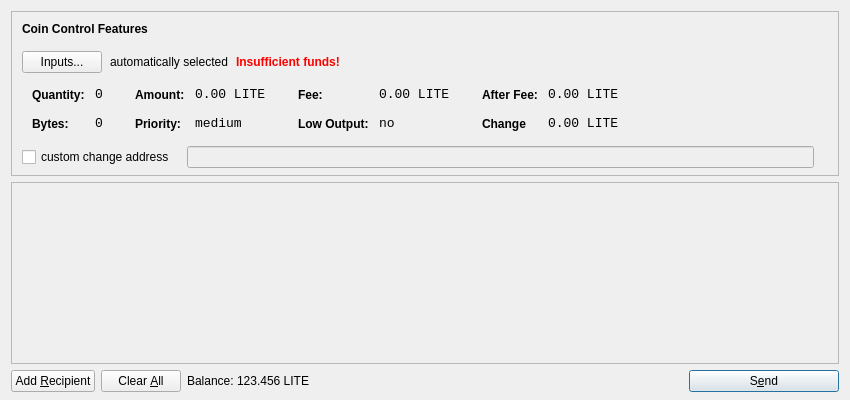
<?xml version="1.0" encoding="UTF-8"?>
<ui version="4.0">
 <class>SendCoinsDialog</class>
 <widget class="QDialog" name="SendCoinsDialog">
  <property name="geometry">
   <rect>
    <x>0</x>
    <y>0</y>
    <width>850</width>
    <height>400</height>
   </rect>
  </property>
  <property name="windowTitle">
   <string>Send Coins</string>
  </property>
  <layout class="QVBoxLayout" name="verticalLayout" stretch="0,1,0">
   <property name="bottomMargin">
    <number>8</number>
   </property>
   <item>
    <widget class="QFrame" name="frameCoinControl">
     <property name="sizePolicy">
      <sizepolicy hsizetype="Expanding" vsizetype="Expanding">
       <horstretch>0</horstretch>
       <verstretch>0</verstretch>
      </sizepolicy>
     </property>
     <property name="maximumSize">
      <size>
       <width>16777215</width>
       <height>16777215</height>
      </size>
     </property>
     <property name="frameShape">
      <enum>QFrame::StyledPanel</enum>
     </property>
     <property name="frameShadow">
      <enum>QFrame::Sunken</enum>
     </property>
     <layout class="QVBoxLayout" name="verticalLayoutCoinControl2">
      <property name="spacing">
       <number>-1</number>
      </property>
      <property name="leftMargin">
       <number>0</number>
      </property>
      <property name="topMargin">
       <number>0</number>
      </property>
      <property name="rightMargin">
       <number>0</number>
      </property>
      <property name="bottomMargin">
       <number>6</number>
      </property>
      <item>
       <layout class="QVBoxLayout" name="verticalLayoutCoinControl" stretch="0,0,0,0,1">
        <property name="spacing">
         <number>0</number>
        </property>
        <property name="leftMargin">
         <number>10</number>
        </property>
        <property name="topMargin">
         <number>10</number>
        </property>
        <item>
         <layout class="QHBoxLayout" name="horizontalLayoutCoinControl1">
          <property name="bottomMargin">
           <number>15</number>
          </property>
          <item>
           <widget class="QLabel" name="labelCoinControlFeatures">
            <property name="sizePolicy">
             <sizepolicy hsizetype="Preferred" vsizetype="Maximum">
              <horstretch>0</horstretch>
              <verstretch>0</verstretch>
             </sizepolicy>
            </property>
            <property name="font">
             <font>
              <weight>75</weight>
              <bold>true</bold>
             </font>
            </property>
            <property name="styleSheet">
             <string notr="true">font-weight:bold;</string>
            </property>
            <property name="text">
             <string>Coin Control Features</string>
            </property>
           </widget>
          </item>
         </layout>
        </item>
        <item>
         <layout class="QHBoxLayout" name="horizontalLayoutCoinControl2" stretch="0,0,0,0">
          <property name="spacing">
           <number>8</number>
          </property>
          <property name="bottomMargin">
           <number>10</number>
          </property>
          <item>
           <widget class="QPushButton" name="pushButtonCoinControl">
            <property name="styleSheet">
             <string notr="true"/>
            </property>
            <property name="text">
             <string>Inputs...</string>
            </property>
           </widget>
          </item>
          <item>
           <widget class="QLabel" name="labelCoinControlAutomaticallySelected">
            <property name="text">
             <string>automatically selected</string>
            </property>
            <property name="margin">
             <number>5</number>
            </property>
           </widget>
          </item>
          <item>
           <widget class="QLabel" name="labelCoinControlInsuffFunds">
            <property name="font">
             <font>
              <weight>75</weight>
              <bold>true</bold>
             </font>
            </property>
            <property name="styleSheet">
             <string notr="true">color:red;font-weight:bold;</string>
            </property>
            <property name="text">
             <string>Insufficient funds!</string>
            </property>
            <property name="margin">
             <number>5</number>
            </property>
           </widget>
          </item>
          <item>
           <spacer name="horizontalSpacerCoinControl">
            <property name="orientation">
             <enum>Qt::Horizontal</enum>
            </property>
            <property name="sizeHint" stdset="0">
             <size>
              <width>40</width>
              <height>1</height>
             </size>
            </property>
           </spacer>
          </item>
         </layout>
        </item>
        <item>
         <widget class="QWidget" name="widgetCoinControl" native="true">
          <property name="sizePolicy">
           <sizepolicy hsizetype="Preferred" vsizetype="Preferred">
            <horstretch>0</horstretch>
            <verstretch>0</verstretch>
           </sizepolicy>
          </property>
          <property name="minimumSize">
           <size>
            <width>0</width>
            <height>0</height>
           </size>
          </property>
          <property name="styleSheet">
           <string notr="true"/>
          </property>
          <layout class="QHBoxLayout" name="horizontalLayoutCoinControl5">
           <property name="margin">
            <number>0</number>
           </property>
           <item>
            <layout class="QHBoxLayout" name="horizontalLayoutCoinControl3" stretch="0,0,0,1">
             <property name="spacing">
              <number>20</number>
             </property>
             <property name="topMargin">
              <number>0</number>
             </property>
             <property name="bottomMargin">
              <number>10</number>
             </property>
             <item>
              <layout class="QFormLayout" name="formLayoutCoinControl1">
               <property name="horizontalSpacing">
                <number>10</number>
               </property>
               <property name="verticalSpacing">
                <number>14</number>
               </property>
               <property name="leftMargin">
                <number>10</number>
               </property>
               <property name="topMargin">
                <number>4</number>
               </property>
               <property name="rightMargin">
                <number>6</number>
               </property>
               <item row="0" column="0">
                <widget class="QLabel" name="labelCoinControlQuantityText">
                 <property name="styleSheet">
                  <string notr="true">font-weight:bold;</string>
                 </property>
                 <property name="text">
                  <string>Quantity:</string>
                 </property>
                 <property name="margin">
                  <number>0</number>
                 </property>
                </widget>
               </item>
               <item row="0" column="1">
                <widget class="QLabel" name="labelCoinControlQuantity">
                 <property name="font">
                  <font>
                   <family>Monospace</family>
                   <pointsize>10</pointsize>
                  </font>
                 </property>
                 <property name="cursor">
                  <cursorShape>IBeamCursor</cursorShape>
                 </property>
                 <property name="contextMenuPolicy">
                  <enum>Qt::ActionsContextMenu</enum>
                 </property>
                 <property name="text">
                  <string>0</string>
                 </property>
                 <property name="margin">
                  <number>0</number>
                 </property>
                 <property name="textInteractionFlags">
                  <set>Qt::LinksAccessibleByMouse|Qt::TextSelectableByKeyboard|Qt::TextSelectableByMouse</set>
                 </property>
                </widget>
               </item>
               <item row="1" column="0">
                <widget class="QLabel" name="labelCoinControlBytesText">
                 <property name="styleSheet">
                  <string notr="true">font-weight:bold;</string>
                 </property>
                 <property name="text">
                  <string>Bytes:</string>
                 </property>
                </widget>
               </item>
               <item row="1" column="1">
                <widget class="QLabel" name="labelCoinControlBytes">
                 <property name="font">
                  <font>
                   <family>Monospace</family>
                   <pointsize>10</pointsize>
                  </font>
                 </property>
                 <property name="cursor">
                  <cursorShape>IBeamCursor</cursorShape>
                 </property>
                 <property name="contextMenuPolicy">
                  <enum>Qt::ActionsContextMenu</enum>
                 </property>
                 <property name="text">
                  <string>0</string>
                 </property>
                 <property name="textInteractionFlags">
                  <set>Qt::LinksAccessibleByMouse|Qt::TextSelectableByKeyboard|Qt::TextSelectableByMouse</set>
                 </property>
                </widget>
               </item>
              </layout>
             </item>
             <item>
              <layout class="QFormLayout" name="formLayoutCoinControl2">
               <property name="horizontalSpacing">
                <number>10</number>
               </property>
               <property name="verticalSpacing">
                <number>14</number>
               </property>
               <property name="leftMargin">
                <number>6</number>
               </property>
               <property name="topMargin">
                <number>4</number>
               </property>
               <property name="rightMargin">
                <number>6</number>
               </property>
               <item row="0" column="0">
                <widget class="QLabel" name="labelCoinControlAmountText">
                 <property name="styleSheet">
                  <string notr="true">font-weight:bold;</string>
                 </property>
                 <property name="text">
                  <string>Amount:</string>
                 </property>
                 <property name="margin">
                  <number>0</number>
                 </property>
                </widget>
               </item>
               <item row="0" column="1">
                <widget class="QLabel" name="labelCoinControlAmount">
                 <property name="font">
                  <font>
                   <family>Monospace</family>
                   <pointsize>10</pointsize>
                  </font>
                 </property>
                 <property name="cursor">
                  <cursorShape>IBeamCursor</cursorShape>
                 </property>
                 <property name="contextMenuPolicy">
                  <enum>Qt::ActionsContextMenu</enum>
                 </property>
                 <property name="text">
                  <string>0.00 LITE</string>
                 </property>
                 <property name="textInteractionFlags">
                  <set>Qt::LinksAccessibleByMouse|Qt::TextSelectableByKeyboard|Qt::TextSelectableByMouse</set>
                 </property>
                </widget>
               </item>
               <item row="1" column="0">
                <widget class="QLabel" name="labelCoinControlPriorityText">
                 <property name="styleSheet">
                  <string notr="true">font-weight:bold;</string>
                 </property>
                 <property name="text">
                  <string>Priority:</string>
                 </property>
                </widget>
               </item>
               <item row="1" column="1">
                <widget class="QLabel" name="labelCoinControlPriority">
                 <property name="font">
                  <font>
                   <family>Monospace</family>
                   <pointsize>10</pointsize>
                  </font>
                 </property>
                 <property name="cursor">
                  <cursorShape>IBeamCursor</cursorShape>
                 </property>
                 <property name="contextMenuPolicy">
                  <enum>Qt::ActionsContextMenu</enum>
                 </property>
                 <property name="text">
                  <string>medium</string>
                 </property>
                 <property name="textInteractionFlags">
                  <set>Qt::LinksAccessibleByMouse|Qt::TextSelectableByKeyboard|Qt::TextSelectableByMouse</set>
                 </property>
                </widget>
               </item>
              </layout>
             </item>
             <item>
              <layout class="QFormLayout" name="formLayoutCoinControl3">
               <property name="horizontalSpacing">
                <number>10</number>
               </property>
               <property name="verticalSpacing">
                <number>14</number>
               </property>
               <property name="leftMargin">
                <number>6</number>
               </property>
               <property name="topMargin">
                <number>4</number>
               </property>
               <property name="rightMargin">
                <number>6</number>
               </property>
               <item row="0" column="0">
                <widget class="QLabel" name="labelCoinControlFeeText">
                 <property name="styleSheet">
                  <string notr="true">font-weight:bold;</string>
                 </property>
                 <property name="text">
                  <string>Fee:</string>
                 </property>
                 <property name="margin">
                  <number>0</number>
                 </property>
                </widget>
               </item>
               <item row="0" column="1">
                <widget class="QLabel" name="labelCoinControlFee">
                 <property name="font">
                  <font>
                   <family>Monospace</family>
                   <pointsize>10</pointsize>
                  </font>
                 </property>
                 <property name="cursor">
                  <cursorShape>IBeamCursor</cursorShape>
                 </property>
                 <property name="contextMenuPolicy">
                  <enum>Qt::ActionsContextMenu</enum>
                 </property>
                 <property name="text">
                  <string>0.00 LITE</string>
                 </property>
                 <property name="textInteractionFlags">
                  <set>Qt::LinksAccessibleByMouse|Qt::TextSelectableByKeyboard|Qt::TextSelectableByMouse</set>
                 </property>
                </widget>
               </item>
               <item row="1" column="0">
                <widget class="QLabel" name="labelCoinControlLowOutputText">
                 <property name="styleSheet">
                  <string notr="true">font-weight:bold;</string>
                 </property>
                 <property name="text">
                  <string>Low Output:</string>
                 </property>
                </widget>
               </item>
               <item row="1" column="1">
                <widget class="QLabel" name="labelCoinControlLowOutput">
                 <property name="font">
                  <font>
                   <family>Monospace</family>
                   <pointsize>10</pointsize>
                  </font>
                 </property>
                 <property name="cursor">
                  <cursorShape>IBeamCursor</cursorShape>
                 </property>
                 <property name="contextMenuPolicy">
                  <enum>Qt::ActionsContextMenu</enum>
                 </property>
                 <property name="text">
                  <string>no</string>
                 </property>
                 <property name="textInteractionFlags">
                  <set>Qt::LinksAccessibleByMouse|Qt::TextSelectableByKeyboard|Qt::TextSelectableByMouse</set>
                 </property>
                </widget>
               </item>
              </layout>
             </item>
             <item>
              <layout class="QFormLayout" name="formLayoutCoinControl4">
               <property name="horizontalSpacing">
                <number>10</number>
               </property>
               <property name="verticalSpacing">
                <number>14</number>
               </property>
               <property name="leftMargin">
                <number>6</number>
               </property>
               <property name="topMargin">
                <number>4</number>
               </property>
               <property name="rightMargin">
                <number>6</number>
               </property>
               <item row="0" column="0">
                <widget class="QLabel" name="labelCoinControlAfterFeeText">
                 <property name="styleSheet">
                  <string notr="true">font-weight:bold;</string>
                 </property>
                 <property name="text">
                  <string>After Fee:</string>
                 </property>
                 <property name="margin">
                  <number>0</number>
                 </property>
                </widget>
               </item>
               <item row="0" column="1">
                <widget class="QLabel" name="labelCoinControlAfterFee">
                 <property name="font">
                  <font>
                   <family>Monospace</family>
                   <pointsize>10</pointsize>
                  </font>
                 </property>
                 <property name="cursor">
                  <cursorShape>IBeamCursor</cursorShape>
                 </property>
                 <property name="contextMenuPolicy">
                  <enum>Qt::ActionsContextMenu</enum>
                 </property>
                 <property name="text">
                  <string>0.00 LITE</string>
                 </property>
                 <property name="textInteractionFlags">
                  <set>Qt::LinksAccessibleByMouse|Qt::TextSelectableByKeyboard|Qt::TextSelectableByMouse</set>
                 </property>
                </widget>
               </item>
               <item row="1" column="0">
                <widget class="QLabel" name="labelCoinControlChangeText">
                 <property name="styleSheet">
                  <string notr="true">font-weight:bold;</string>
                 </property>
                 <property name="text">
                  <string>Change</string>
                 </property>
                </widget>
               </item>
               <item row="1" column="1">
                <widget class="QLabel" name="labelCoinControlChange">
                 <property name="font">
                  <font>
                   <family>Monospace</family>
                   <pointsize>10</pointsize>
                  </font>
                 </property>
                 <property name="cursor">
                  <cursorShape>IBeamCursor</cursorShape>
                 </property>
                 <property name="contextMenuPolicy">
                  <enum>Qt::ActionsContextMenu</enum>
                 </property>
                 <property name="text">
                  <string>0.00 LITE</string>
                 </property>
                 <property name="textInteractionFlags">
                  <set>Qt::LinksAccessibleByMouse|Qt::TextSelectableByKeyboard|Qt::TextSelectableByMouse</set>
                 </property>
                </widget>
               </item>
              </layout>
             </item>
            </layout>
           </item>
          </layout>
         </widget>
        </item>
        <item>
         <layout class="QHBoxLayout" name="horizontalLayoutCoinControl4" stretch="0,0,0">
          <property name="spacing">
           <number>12</number>
          </property>
          <property name="sizeConstraint">
           <enum>QLayout::SetDefaultConstraint</enum>
          </property>
          <property name="topMargin">
           <number>5</number>
          </property>
          <property name="rightMargin">
           <number>5</number>
          </property>
          <item>
           <widget class="QCheckBox" name="checkBoxCoinControlChange">
            <property name="text">
             <string>custom change address</string>
            </property>
           </widget>
          </item>
          <item>
           <widget class="QLineEdit" name="lineEditCoinControlChange">
            <property name="enabled">
             <bool>false</bool>
            </property>
            <property name="sizePolicy">
             <sizepolicy hsizetype="Expanding" vsizetype="Fixed">
              <horstretch>0</horstretch>
              <verstretch>0</verstretch>
             </sizepolicy>
            </property>
           </widget>
          </item>
          <item>
           <widget class="QLabel" name="labelCoinControlChangeLabel">
            <property name="sizePolicy">
             <sizepolicy hsizetype="Preferred" vsizetype="Expanding">
              <horstretch>0</horstretch>
              <verstretch>0</verstretch>
             </sizepolicy>
            </property>
            <property name="minimumSize">
             <size>
              <width>0</width>
              <height>0</height>
             </size>
            </property>
            <property name="text">
             <string/>
            </property>
            <property name="margin">
             <number>3</number>
            </property>
           </widget>
          </item>
         </layout>
        </item>
        <item>
         <spacer name="verticalSpacerCoinControl">
          <property name="orientation">
           <enum>Qt::Vertical</enum>
          </property>
          <property name="sizeHint" stdset="0">
           <size>
            <width>800</width>
            <height>1</height>
           </size>
          </property>
         </spacer>
        </item>
       </layout>
      </item>
     </layout>
    </widget>
   </item>
   <item>
    <widget class="QScrollArea" name="scrollArea">
     <property name="widgetResizable">
      <bool>true</bool>
     </property>
     <widget class="QWidget" name="scrollAreaWidgetContents">
      <property name="geometry">
       <rect>
        <x>0</x>
        <y>0</y>
        <width>830</width>
        <height>165</height>
       </rect>
      </property>
      <layout class="QVBoxLayout" name="verticalLayout_2">
       <property name="margin">
        <number>0</number>
       </property>
       <item>
        <layout class="QVBoxLayout" name="entries">
         <property name="spacing">
          <number>6</number>
         </property>
        </layout>
       </item>
       <item>
        <spacer name="verticalSpacer">
         <property name="orientation">
          <enum>Qt::Vertical</enum>
         </property>
         <property name="sizeHint" stdset="0">
          <size>
           <width>20</width>
           <height>40</height>
          </size>
         </property>
        </spacer>
       </item>
      </layout>
     </widget>
    </widget>
   </item>
   <item>
    <layout class="QHBoxLayout" name="horizontalLayout">
     <item>
      <widget class="QPushButton" name="addButton">
       <property name="toolTip">
        <string>Send to multiple recipients at once</string>
       </property>
       <property name="text">
        <string>Add &amp;Recipient</string>
       </property>
       <property name="icon">
        <iconset resource="../bitcoin.qrc">
         <normaloff>:/icons/add</normaloff>:/icons/add</iconset>
       </property>
       <property name="autoDefault">
        <bool>false</bool>
       </property>
      </widget>
     </item>
     <item>
      <widget class="QPushButton" name="clearButton">
       <property name="sizePolicy">
        <sizepolicy hsizetype="Minimum" vsizetype="Fixed">
         <horstretch>0</horstretch>
         <verstretch>0</verstretch>
        </sizepolicy>
       </property>
       <property name="toolTip">
        <string>Remove all transaction fields</string>
       </property>
       <property name="text">
        <string>Clear &amp;All</string>
       </property>
       <property name="icon">
        <iconset resource="../bitcoin.qrc">
         <normaloff>:/icons/remove</normaloff>:/icons/remove</iconset>
       </property>
       <property name="autoRepeatDelay">
        <number>300</number>
       </property>
       <property name="autoDefault">
        <bool>false</bool>
       </property>
      </widget>
     </item>
     <item>
      <layout class="QHBoxLayout" name="horizontalLayout_2">
       <property name="spacing">
        <number>3</number>
       </property>
       <item>
        <widget class="QLabel" name="label">
         <property name="sizePolicy">
          <sizepolicy hsizetype="Preferred" vsizetype="Fixed">
           <horstretch>0</horstretch>
           <verstretch>0</verstretch>
          </sizepolicy>
         </property>
         <property name="text">
          <string>Balance:</string>
         </property>
        </widget>
       </item>
       <item>
        <widget class="QLabel" name="labelBalance">
         <property name="sizePolicy">
          <sizepolicy hsizetype="Preferred" vsizetype="Fixed">
           <horstretch>0</horstretch>
           <verstretch>0</verstretch>
          </sizepolicy>
         </property>
         <property name="cursor">
          <cursorShape>IBeamCursor</cursorShape>
         </property>
         <property name="text">
          <string>123.456 LITE</string>
         </property>
         <property name="textInteractionFlags">
          <set>Qt::LinksAccessibleByMouse|Qt::TextSelectableByKeyboard|Qt::TextSelectableByMouse</set>
         </property>
        </widget>
       </item>
      </layout>
     </item>
     <item>
      <spacer name="horizontalSpacer">
       <property name="orientation">
        <enum>Qt::Horizontal</enum>
       </property>
       <property name="sizeHint" stdset="0">
        <size>
         <width>40</width>
         <height>20</height>
        </size>
       </property>
      </spacer>
     </item>
     <item>
      <widget class="QPushButton" name="sendButton">
       <property name="minimumSize">
        <size>
         <width>150</width>
         <height>0</height>
        </size>
       </property>
       <property name="toolTip">
        <string>Confirm the send action</string>
       </property>
       <property name="text">
        <string>S&amp;end</string>
       </property>
       <property name="icon">
        <iconset resource="../bitcoin.qrc">
         <normaloff>:/icons/send</normaloff>:/icons/send</iconset>
       </property>
       <property name="default">
        <bool>true</bool>
       </property>
      </widget>
     </item>
    </layout>
   </item>
  </layout>
 </widget>
 <resources>
  <include location="../bitcoin.qrc"/>
 </resources>
 <connections/>
</ui>
